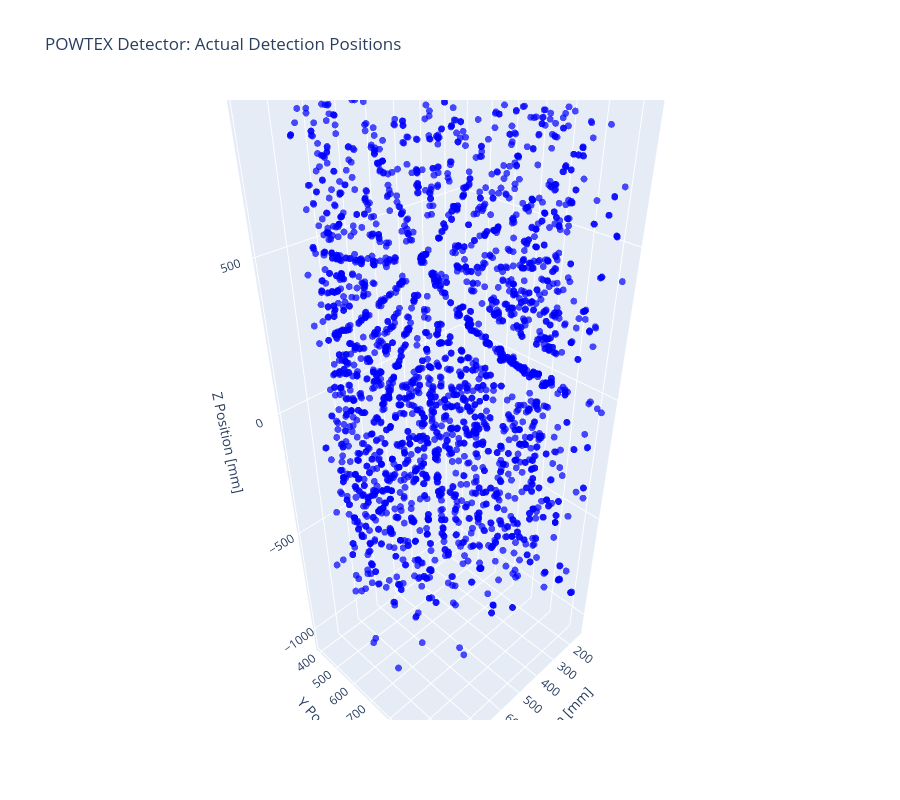

The notebook cell saved with this chart:
### Markdown cell above
## 4. Create 3D Plot of Actual Positions

### Code cell
# Create 3D scatter plot for actual positions
fig_pos = go.Figure(data=[go.Scatter3d(
    x=x_pos,
    y=y_pos,
    z=z_pos,
    mode='markers',
    marker=dict(
        size=4,
        color='blue',
        opacity=0.7,
        line=dict(width=0)
    ),
    text=[f"Event {i}<br>x: {x_pos[i]:.2f}<br>y: {y_pos[i]:.2f}<br>z: {z_pos[i]:.2f}" 
          for i in range(len(x_pos))],
    hovertemplate='%{text}<extra></extra>',
    name='Actual Position'
)])

fig_pos.update_layout(
    title='POWTEX Detector: Actual Detection Positions',
    scene=dict(
        xaxis_title='X Position [mm]',
        yaxis_title='Y Position [mm]',
        zaxis_title='Z Position [mm]',
        aspectmode='data'
    ),
    width=900,
    height=800,
    hovermode='closest'
)

fig_pos.show()

### Figure 1 — Plotly figure (JSON) as saved in the notebook; plotly's stock layout.template omitted (floating-point values rounded to 4 significant figures; data arrays with more than 128 entries replaced by an {"elided": "..."} marker saying what was removed)
{"data": [{"hovertemplate": "%{text}<extra></extra>", "marker": {"color": "blue", "line": {"width": 0}, "opacity": 0.7, "size": 4}, "mode": "markers", "name": "Actual Position", "text": {"elided": "2724 str values"}, "type": "scatter3d", "x": {"elided": "2724 float values"}, "y": {"elided": "2724 float values"}, "z": {"elided": "2724 float values"}}], "layout": {"height": 800, "hovermode": "closest", "scene": {"aspectmode": "data", "xaxis": {"title": {"text": "X Position [mm]"}}, "yaxis": {"title": {"text": "Y Position [mm]"}}, "zaxis": {"title": {"text": "Z Position [mm]"}}}, "title": {"text": "POWTEX Detector: Actual Detection Positions"}, "width": 900}}
